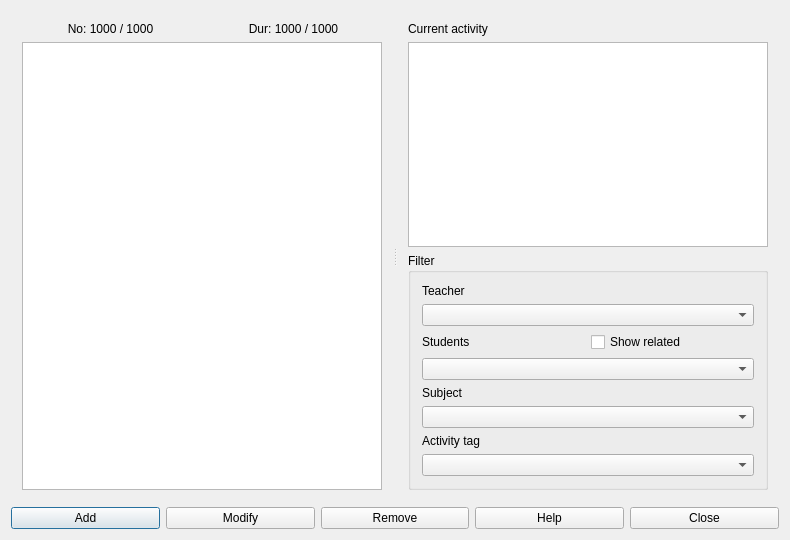
<?xml version="1.0" encoding="UTF-8"?>
<ui version="4.0">
 <class>ActivitiesForm_template</class>
 <widget class="QDialog" name="ActivitiesForm_template">
  <property name="geometry">
   <rect>
    <x>0</x>
    <y>0</y>
    <width>790</width>
    <height>540</height>
   </rect>
  </property>
  <property name="windowTitle">
   <string extracomment="This is the title of the activities dialog">List of activities (lectures, courses, seminars, etc.)</string>
  </property>
  <layout class="QGridLayout" name="gridLayout_3">
   <item row="0" column="0">
    <widget class="QSplitter" name="splitter">
     <property name="orientation">
      <enum>Qt::Horizontal</enum>
     </property>
     <widget class="QWidget" name="layoutWidget">
      <layout class="QGridLayout" name="gridLayout_2">
       <item row="0" column="0">
        <widget class="QLabel" name="activeTextLabel">
         <property name="text">
          <string notr="true">No: 1000 / 1000</string>
         </property>
         <property name="alignment">
          <set>Qt::AlignCenter</set>
         </property>
         <property name="wordWrap">
          <bool>false</bool>
         </property>
        </widget>
       </item>
       <item row="0" column="1">
        <widget class="QLabel" name="totalTextLabel">
         <property name="text">
          <string notr="true">Dur: 1000 / 1000</string>
         </property>
         <property name="alignment">
          <set>Qt::AlignCenter</set>
         </property>
         <property name="wordWrap">
          <bool>false</bool>
         </property>
        </widget>
       </item>
       <item row="1" column="0" colspan="2">
        <widget class="QListWidget" name="activitiesListWidget"/>
       </item>
      </layout>
     </widget>
     <widget class="QWidget" name="layoutWidget2">
      <layout class="QVBoxLayout" name="verticalLayout">
       <item>
        <widget class="QLabel" name="activityDescriptionTextLabel">
         <property name="text">
          <string>Current activity</string>
         </property>
         <property name="wordWrap">
          <bool>false</bool>
         </property>
        </widget>
       </item>
       <item>
        <widget class="QPlainTextEdit" name="activityTextEdit"/>
       </item>
       <item>
        <widget class="QGroupBox" name="filterGroupBox">
         <property name="title">
          <string>Filter</string>
         </property>
         <layout class="QGridLayout" name="gridLayout">
          <item row="0" column="0">
           <widget class="QLabel" name="teachersTextLabel">
            <property name="text">
             <string>Teacher</string>
            </property>
           </widget>
          </item>
          <item row="1" column="0">
           <widget class="QComboBox" name="teachersComboBox"/>
          </item>
          <item row="2" column="0">
           <layout class="QHBoxLayout" name="horizontalLayout_2">
            <item>
             <widget class="QLabel" name="studentsTextLabel">
              <property name="text">
               <string comment="It refers to students sets, but I want to keep the string short">Students</string>
              </property>
             </widget>
            </item>
            <item>
             <widget class="QCheckBox" name="recursiveCheckBox">
              <property name="text">
               <string>Show related</string>
              </property>
             </widget>
            </item>
           </layout>
          </item>
          <item row="3" column="0">
           <widget class="QComboBox" name="studentsComboBox"/>
          </item>
          <item row="4" column="0">
           <widget class="QLabel" name="subjectsTextLabel">
            <property name="text">
             <string>Subject</string>
            </property>
           </widget>
          </item>
          <item row="5" column="0">
           <widget class="QComboBox" name="subjectsComboBox"/>
          </item>
          <item row="6" column="0">
           <widget class="QLabel" name="activityTagsTextLabel">
            <property name="text">
             <string>Activity tag</string>
            </property>
           </widget>
          </item>
          <item row="7" column="0">
           <widget class="QComboBox" name="activityTagsComboBox"/>
          </item>
         </layout>
        </widget>
       </item>
      </layout>
     </widget>
    </widget>
   </item>
   <item row="1" column="0">
    <layout class="QHBoxLayout" name="horizontalLayout">
     <item>
      <widget class="QPushButton" name="addActivityPushButton">
       <property name="text">
        <string>Add</string>
       </property>
      </widget>
     </item>
     <item>
      <widget class="QPushButton" name="modifyActivityPushButton">
       <property name="text">
        <string>Modify</string>
       </property>
      </widget>
     </item>
     <item>
      <widget class="QPushButton" name="removeActivityPushButton">
       <property name="text">
        <string>Remove</string>
       </property>
      </widget>
     </item>
     <item>
      <widget class="QPushButton" name="helpPushButton">
       <property name="text">
        <string>Help</string>
       </property>
      </widget>
     </item>
     <item>
      <widget class="QPushButton" name="closePushButton">
       <property name="text">
        <string>Close</string>
       </property>
      </widget>
     </item>
    </layout>
   </item>
  </layout>
 </widget>
 <layoutdefault spacing="6" margin="11"/>
 <resources/>
 <connections/>
</ui>
